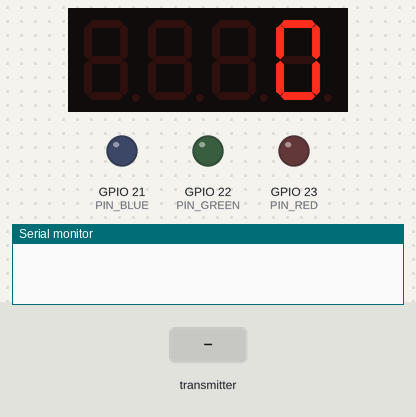
Bench run of a sketch on a simulated ESP32. On the bench: 4-digit seven-segment display, output pins drawn as LEDs (lit = HIGH), the last lines printed to the serial monitor. Inputs (shaded band) come from the test bench. Random numbers use the default seed unless the sketch sets one.

Above: at 1.2 s.
1.3 s: the transmitter starts sending do_random = 1
At 73.3 s:
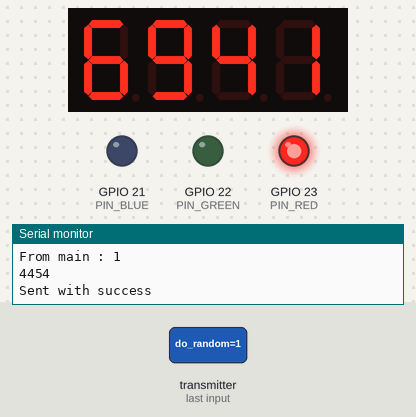
Timing chart, 0 to 74.8 s (numbered marks = the images above; inputs shaded):
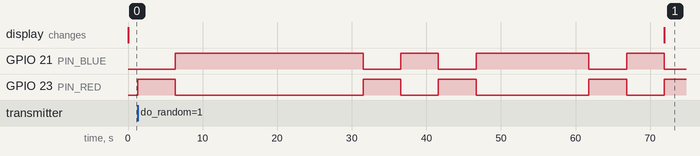

The sketch:

7segmentcode.ino
```cpp
#include <esp_now.h>
#include <WiFi.h>
#include "SevSeg.h"

uint8_t Main_Address[] = {0xE8, 0xDB, 0x84, 0x00, 0xFC, 0xD4};

#define PIN_RED    23 // GIOP23
#define PIN_GREEN  22 // GIOP22
#define PIN_BLUE   21 // GIOP21

typedef struct main_message_in {
  bool do_random;
  int reset;
} main_message_in;


typedef struct message_out {
  // seven segment
  bool is_random;
  int random_number;
  int random_color; // 1 : red, 2 : blue

  // player One
  bool p1_is_active;
  bool p1_is_challenge;
  int p1_number;

  // player Two
  bool p2_is_active;
  bool p2_is_challenge;
  int p2_number;

  // player Three
  bool p3_is_active;
  bool p3_is_challenge;
  int p3_number;

} message_out;

message_out random_num_message;
main_message_in is_ready_to_random;

esp_now_peer_info_t peerInfo;


//7seg
SevSeg sevseg; //Instantiate a seven segment object
hw_timer_t * refreshTimer = NULL;
int displayNum = 0;

int ran_thou = 0;
int ran_hun = 0;
int ran_tens = 0;
int ran_ones = 0;

int SEGMENT_D1 = 16;
int SEGMENT_D2 = 17;
int SEGMENT_D3 = 5;
int SEGMENT_D4 = 18;
int SEGMENT_A = 13;
int SEGMENT_B = 12;
int SEGMENT_C = 14;
int SEGMENT_D = 27;
int SEGMENT_E = 26;
int SEGMENT_F = 25;
int SEGMENT_G = 33;
int SEGMENT_DP = 32;


// callback when data is sent
void OnDataSent(const uint8_t *mac_addr, esp_now_send_status_t status) {
  Serial.print("\r\nLast Packet Send Status:\t");
  Serial.println(status == ESP_NOW_SEND_SUCCESS ? "Delivery Success" : "Delivery Fail");
}

// callback function that will be executed when data is received
void OnDataRecv(const uint8_t * mac, const uint8_t *incomingData, int len) {
  memcpy(&is_ready_to_random, incomingData, sizeof(is_ready_to_random));
  Serial.print("Bytes received: ");
  Serial.println(len);
  Serial.print("From main : ");
  Serial.println(is_ready_to_random.do_random);
  Serial.println();

  if (is_ready_to_random.reset == 1) {
    sevseg.setNumber(0);
    analogWrite(PIN_RED,0);
    analogWrite(PIN_GREEN,0);
    analogWrite(PIN_BLUE,0);
  }

  if (is_ready_to_random.do_random) {

    int digit = random(2,5);

    ran_thou = random(1,8);
    ran_hun = random(1,8);
    ran_tens = random(1,8);
    ran_ones = random(1,8);

    if (ran_thou == 7)
      ran_thou = 9;
    if (ran_hun == 7)
      ran_hun = 9;
    if (ran_tens == 7)
      ran_tens = 9;
    if (ran_ones == 7)
      ran_ones = 9;

    if (digit <= 3) {
      ran_thou = 0;
      if (digit <= 2) {
        ran_hun = 0;
      }
    }

    displayNum = (ran_thou * 1000) + (ran_hun * 100) + (ran_tens * 10) + (ran_ones);
    sevseg.setNumber(displayNum);

    int color = random(1,3); //1 : red, 2 : blue
    int red = 0;
    int blue = 0;
    int green = 0;
    if (color == 1)
      red = 255;
    else if (color == 2)
      blue = 255;
    analogWrite(PIN_RED,red);
    analogWrite(PIN_GREEN,green);
    analogWrite(PIN_BLUE,blue);

    // strcpy(random_num_message.is_random, "FROM MAIN BOARD");
    random_num_message.is_random = 1;
    if (color == 1) {
      displayNum = (ran_ones * 1000) + (ran_tens * 100) + (ran_hun * 10) + (ran_thou);
      displayNum = displayNum / pow(10,(4-digit));
    }
    Serial.println(displayNum);
    random_num_message.random_number = displayNum;
    random_num_message.random_color = color;
      esp_err_t result = esp_now_send(Main_Address, (uint8_t *) &random_num_message, sizeof(random_num_message));

    if (result == ESP_OK) {
      Serial.println("Sent with success");
    }
    else {
      Serial.println("Error sending the data");
    }
    delay(5000);

  }
}

//7segment
void IRAM_ATTR onRefreshTimer(){
  sevseg.refreshDisplay();
}

void setup() {
  // Initialize Serial Monitor
  Serial.begin(9600);

  // Set device as a Wi-Fi Station
  WiFi.mode(WIFI_STA);

  // Init ESP-NOW
  if (esp_now_init() != ESP_OK) {
    Serial.println("Error initializing ESP-NOW");
    return;
  }

  // Once ESPNow is successfully Init, we will register for Send CB to
  // get the status of Trasnmitted packet
  esp_now_register_send_cb(OnDataSent);

  // Register peer
  memcpy(peerInfo.peer_addr, Main_Address, 6);
  peerInfo.channel = 0;
  peerInfo.encrypt = false;

  // Add peer
  if (esp_now_add_peer(&peerInfo) != ESP_OK){
    Serial.println("Failed to add peer");
    return;
  }

  // Once ESPNow is successfully Init, we will register for recv CB to
  // get recv packer info
  esp_now_register_recv_cb(OnDataRecv);


  //7segment
  byte numDigits = 4;
  byte digitPins[] = {SEGMENT_D1, SEGMENT_D2, SEGMENT_D3, SEGMENT_D4};
  byte segmentPins[] = {SEGMENT_A, SEGMENT_B, SEGMENT_C, SEGMENT_D, SEGMENT_E, SEGMENT_F, SEGMENT_G};
  bool resistorsOnSegments = true; // 'false' means resistors are on digit pins
  byte hardwareConfig = COMMON_CATHODE; // See README.md for options
  bool updateWithDelays = false; // Default 'false' is Recommended
  bool leadingZeros = false; // Use 'true' if you'd like to keep the leading zeros
  bool disableDecPoint = false; // Use 'true' if your decimal point doesn't exist or isn't connected. Then, you only need to specify 7 segmentPins[]

  sevseg.begin(hardwareConfig, numDigits, digitPins, segmentPins, resistorsOnSegments,
  updateWithDelays, leadingZeros, disableDecPoint);

  sevseg.setNumber(0);
  sevseg.setBrightness(100);

  refreshTimer = timerBegin(0, 80, true);
  timerAttachInterrupt(refreshTimer, &onRefreshTimer, true);
  timerAlarmWrite(refreshTimer, 1000, true);  // 1000 Hz
  timerAlarmEnable(refreshTimer);
}

void loop() {


}
```

Measured:
- after the input at 1.3 s, GPIO 21 (PIN_BLUE): goes HIGH 25.2 s, LOW 5.0 s, HIGH 5.0 s, LOW 5.0 s, HIGH 15.1 s, LOW 5.0 s, then HIGH, starting after 5.0 s; GPIO 23 (PIN_RED): LOW → HIGH at once, → LOW 5.0 s later, → HIGH 25.2 s later, → LOW 5.0 s later, … (8 changes in this stretch); the display: changes after 70.6 s (image 1)
